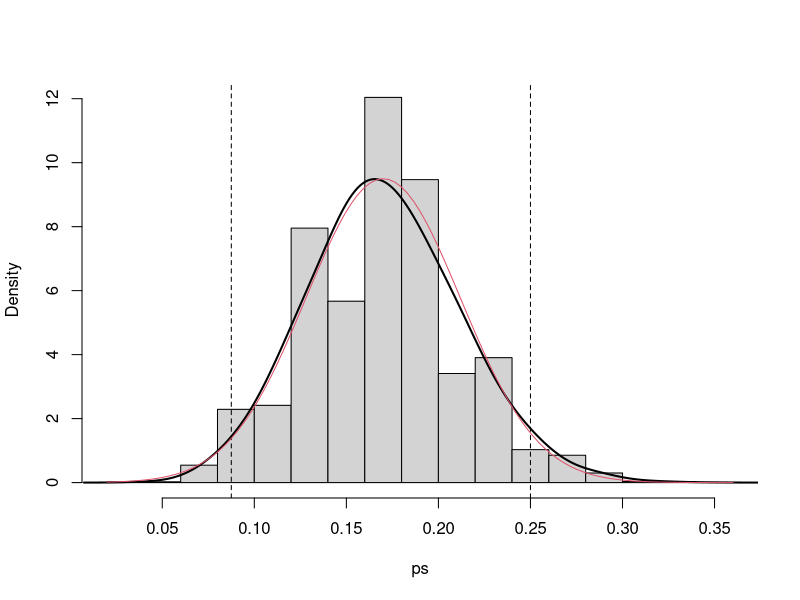
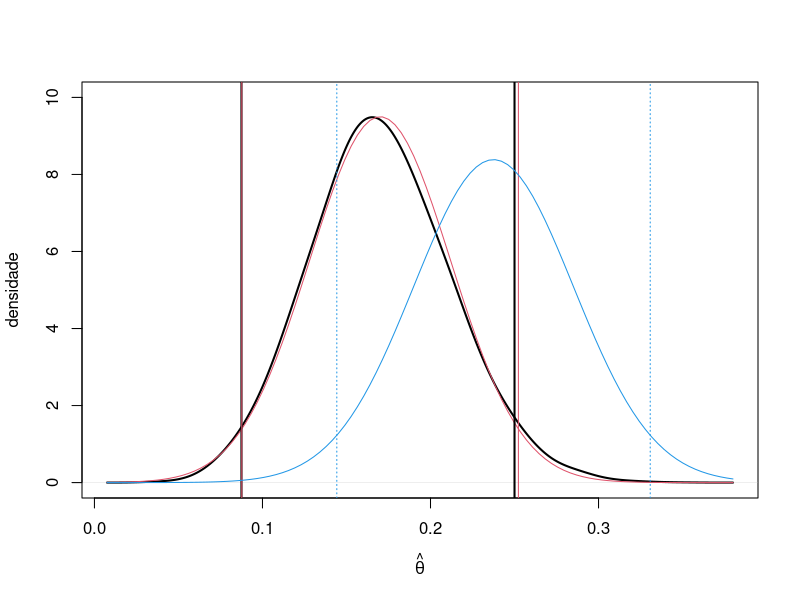
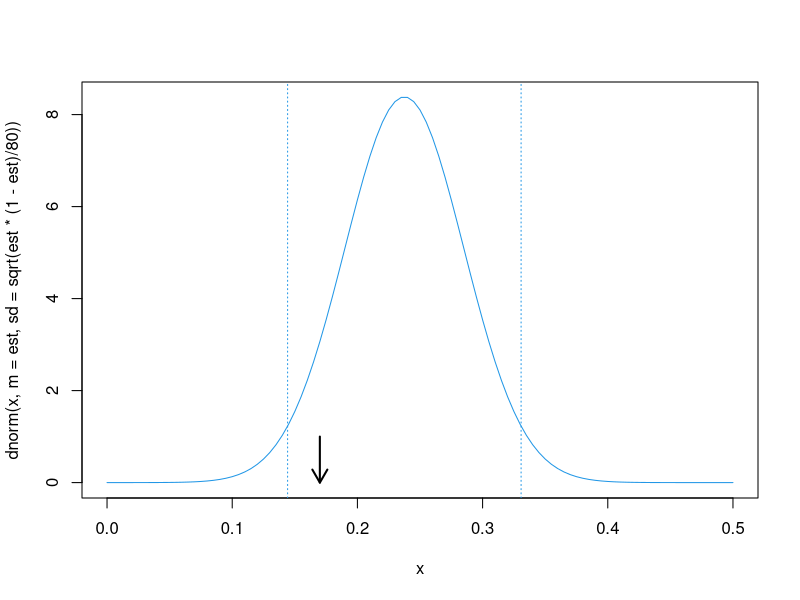
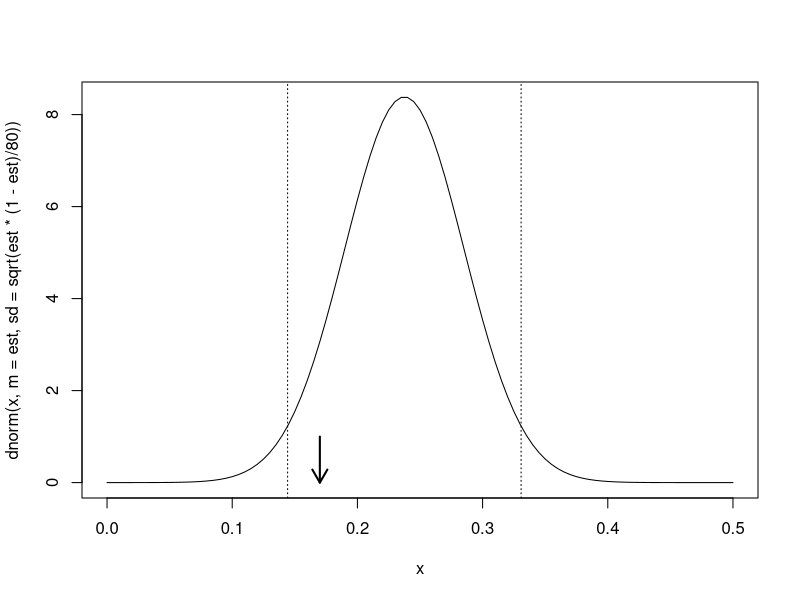
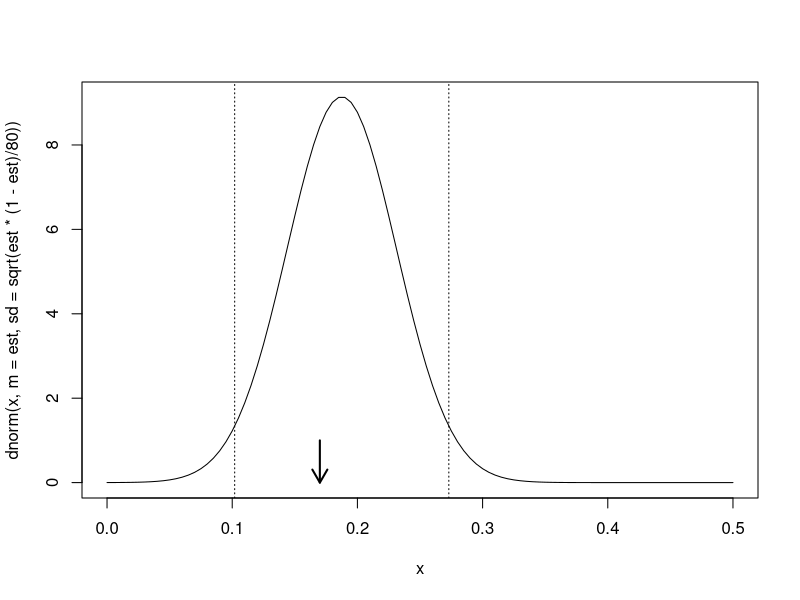
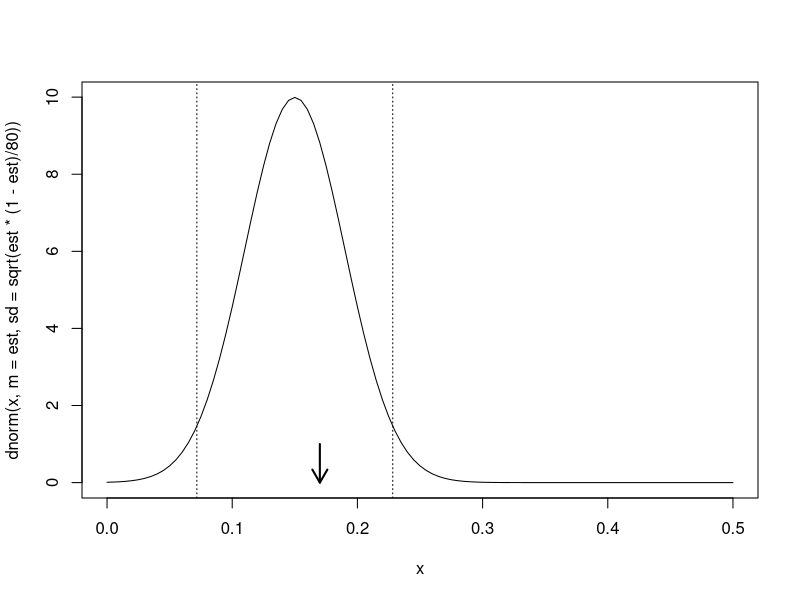
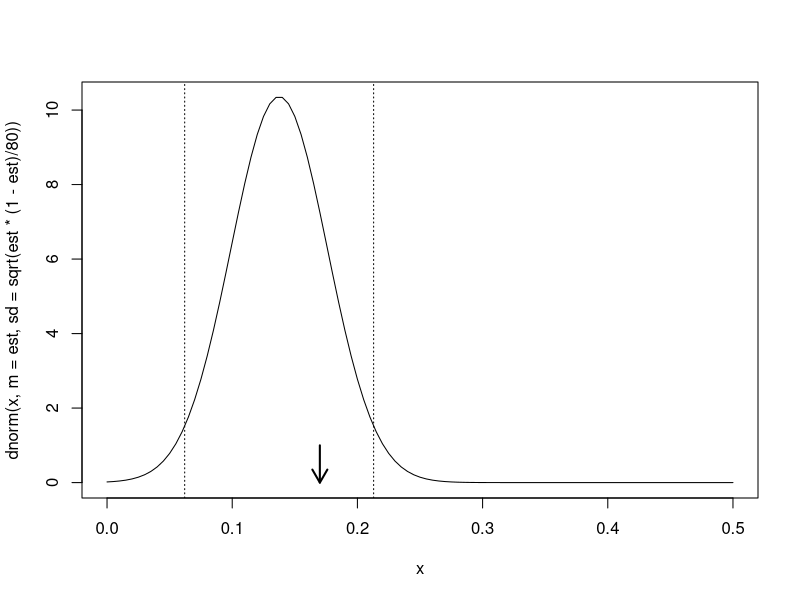
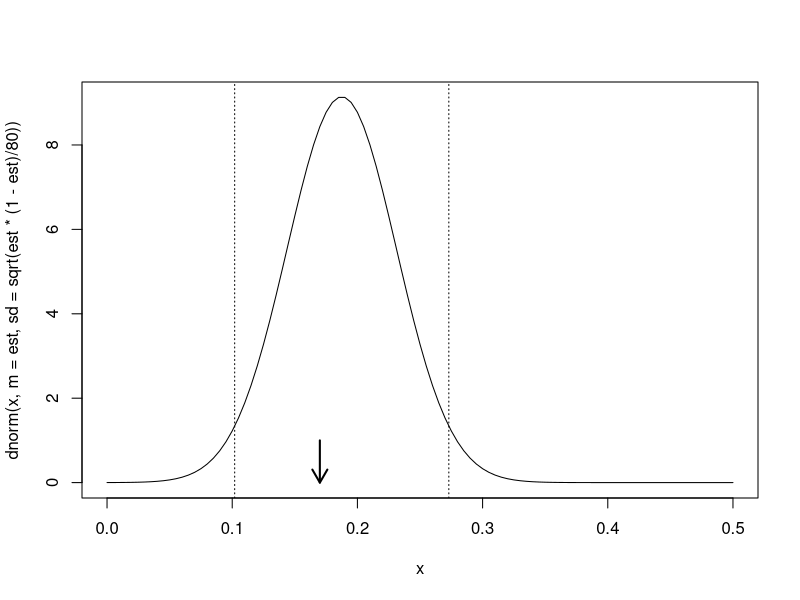

These figures' R source, in order:
##
## Inferência
## 

##
## Exemplo 1: amostra binomial
##

## Contexto: estimar a proporção $\theta$ de uma população que possui
##           determinado atributo
##
## Emulando "processo" (contexto) no computador
## sob o ponto de vista frequentista

## Geração (artificial) de uma população
th <- 0.17    ## supondo theta conhecido = 0,17

## para testar inicialmente uma pequena população de 100 indivíduos
(POP <- sample(c(0,1), 100, prob=c(1-th, th), rep=TRUE))

## agora sim uma população "grande" com 10 milhões de indivíduos 
set.seed(2019)
POP <- sample(c(0,1), 10000000, prob=c(1-th, th), rep=TRUE)

mean(POP)   ## só para conferir o valor do parâmetro na população...

##
## 1.1 Estimação e distribuição amostral
##

## tirando uma amostra de 80 indivíduos desta população ...
(AM1 <- sample(POP, 80))
## a partir desta amostra podemos estimar o parâmetro
(p1 <- mean(AM1))
## vemos que o valor obtido da amostra é diferente do populacional.

## Além disto ele vai variar de uma amostra para outra como vemos a seguir
## onde tomamos outras amostras de tamanho 80
(AM2 <- sample(POP, 80))
(p2 <- mean(AM2))

(AM3 <- sample(POP, 80))
(p3 <- mean(AM3))

(AM4 <- sample(POP, 80))
(p4 <- mean(AM4))

(AM5 <- sample(POP, 80))
(p5 <- mean(AM4))

(AM6 <- sample(POP, 80))
(p6 <- mean(AM4))

(AM7 <- sample(POP, 80))
(p7 <- mean(AM4))
### ... os seja as estimativas mudam (variam) de uma amostra para outra
### e de forma aleatória. Portanto o estimador (média dos dados o caso = proporção de 1's na amostra)
### As estimativas têm portanto uma distribuição que é chamada de "distribuição amostral" 

### Vamos então obter (nesta simulação computacional) a "distribuição amostral"
### Tomando então "um grande número" (10.000 aqui) de amostras
AMs <- matrix(sample(POP, 80*10000, rep=T), nrow=80)
dim(AMs)
### calculamos a estimativa (a proporção estimada) em cada uma das 10.000 amostras
ps <- apply(AMs, 2, mean)
### e vemos o comportamento das 10000 estimativas:
summary(ps)
hist(ps, prob=TRUE, main="")
lines(density(ps, bw=0.01), lwd=2)

## E podemos obter então várias quantidades de interesse como por exemplo os valores entre os quais estão
## uma determinada fração (95% por exemplo) das proporções obtidas 
abline(v=quantile(ps, prob=c(0.025, 0.975)), lty=2)

## Em certas categorias de problemas existe uma forma analítica (teórica) conhecida (exata ou aproximada)
## No exemplo as proporções seguem uma distribuição aproximadamente normal 
curve(dnorm(x, m=th, sd=sqrt(th*(1-th)/80)), add=T, col=2)

##
## 1.2 Intervalos de confiança
##
## "out of the box":
prop.test(sum(AM1), 80, correct=TRUE)
## mas de onde vem isto? Como interpretar?

## Intervalos de confiança obtidos pela distribuição amostral empírica (obtida por simulação) e teórica:
(ICemp <- quantile(ps, prob=c(0.025, 0.975)))
(ICteo <- qnorm(c(0.025, 0.975), m=th, sd=sqrt(th*(1-th)/80)))

## e os intervalos coincidem!
plot(density(ps, bw=0.01), lwd=2, main="", xlab=expression(hat(theta)), ylab="densidade", ylim=c(0,10))
curve(dnorm(x, m=th, sd=sqrt(th*(1-th)/80)), add=T, col=2)
abline(v=ICemp, lwd=2)
abline(v=ICteo, lty=1, col=2)

##
## OK até aqui,
## mas como saber se não temos as várias amostras da população, mas apenas uma delas?
##
## O problema é que não conhecemos $\theta$, então usando a distribuição "estimada" 
## vamos que ele pode "se desviar" da correta
##
est <- p1
curve(dnorm(x, m=est, sd=sqrt(est*(1-est)/80)), add=T, col=4)
ic <- est + c(-1, 1) * 1.96 * sqrt(est*(1-est)/80)
abline(v=ic, col=4, lty=3)
## ... e agora o intervalo é diferente dos anteriores

## mas como aqui sabemos o valor verdadeiro podemos ver se este valor está ou não no intervalo
curve(dnorm(x, m=est, sd=sqrt(est*(1-est)/80)), col=4, from=0, to=0.5)
abline(v=ic, col=4, lty=3)
arrows(th, 1, th, 0, length=0.15, lwd=2)

## Aqui entra o argumento é "sutil" que leva ao
## considere então onter o intervalo para várias amostras

## para facilitar vamos fazer uma função que obtém uma amostra, calcula o intervalo e adiciona ao gráfico
ic.f <- function(am, plot=FALSE, add=FALSE, ...){
    est <- mean(am)
    ic <- est + c(-1, 1) * 1.96 * sqrt(est*(1-est)/80)
    if(plot){
        curve(dnorm(x, m=est, sd=sqrt(est*(1-est)/80)), add=add, col=1, lty=1, from=0, to=0.5)
        abline(v=ic, ...)
        arrows(th, 1, th, 0, length=0.15, lwd=2)
    }
    return(ic)
}

## e vejamos os intervalos para algumas amostras:
ic.f(AM1, plot=TRUE, col=1, lty=3)
ic.f(AM2, plot=TRUE, col=1, lty=3)
ic.f(AM3, plot=TRUE, col=1, lty=3)
ic.f(AM4, plot=TRUE, col=1, lty=3)
ic.f(AM5, plot=TRUE, col=1, lty=3)
ic.f(AM6, plot=TRUE, col=1, lty=3)
ic.f(AM7, plot=TRUE, col=1, lty=3)

## agora para as milhares de amostras
ICs <- apply(AMs, 2, ic.f)
dim(ICs)
## vamos ver de 20 delas
ICs[, 1:20]
## e note que o intervalo de algumas  delas não contém o valor verdadeiro !!!
## na minha rodasa o 4o, 9o, 13o e 16o
ic.f(ICs[,4], plot=TRUE, col=1, lty=3)


## os intervalos "em geral" contém o valor verdadeiro, mas pode acontecer
## que para algumas amostras não contenha.
## Mais precisamente, a proporção que contém é o "nivel de confiança"
## que foi adotado para construir o intervalo (95%)

## Vamos verificar isto, calculando primeiro se o intervalo de cada amostra
## contém ou não o valor verdadeiro ($\theta=0,20$)

## segue uma função para verificar se o intervalo de cada amostra contém o valor verdadeiro ...
in.f <- function(x, val)
    return(val > x[1] & val < x[2])
## vamos ver para as 10 primeiras amostras
(apply(ICs[,1:20], 2, in.f, val=th))
mean(apply(ICs[,1:20], 2, in.f, val=th))
## e agora calculando a proporção de todas as milhares de amostras que contém o valor verdadeiro
mean(apply(ICs, 2, in.f, val=th))
## deveria ser 95\% ! (diferenças podem ser devido à aproximação e/ou número de simulações)

##
## 1.3 Teste de Hipótese
##

## Vamos considerar agora que há um interesse prático em saber se a proporção está
## acima de um valor de referência 0,20
## Formalmente temos um teste estatístico de hipóteses no qual
##     H_0 : p \leq 0,20 (p0)
##     H_a : p > 0,20  

## usando um procedimento "out of de box" implementado em uma função
prop.test(sum(AM1), 80, p=0.20, alt="greater", correct=FALSE)$conf.int
## mas de onde vem isto? Como interpretar?

p0 <- 0.20
## Inicialmente vamos ver o que ocorre nas milhares de amostras obtidas da população
## das quais extraímos a distribuição amostral empírica
plot(density(ps, bw=0.01), lwd=2, main="", xlab=expression(hat(theta)), ylab="densidade", ylim=c(0, 10))
mean(ps > p0)   ## proporção de amostras com p<0.20 mesmo geradas com theta=0,17 !!
abline(v=p0, lty=3)   

## se conhecessemos $\theta$ a distribuição amostral teórica seria:
curve(dnorm(x, m=th, sd=sqrt(th*(1-th)/80)), add=T, col=2)
1-pnorm(p0, m=th, sd=sqrt(th*(1-th)/80))

## ... mas o problema é que não conhecemos $\theta$,
## e tipícamente, só temos uma amostra...
## No contexto de teste de hipótese usamos a distribuição amostral "sob H_0"
## ou seja para $\theta$ dado pelo valor da hipótese nula
curve(dnorm(x, m=p0, sd=sqrt(p0*(1-p0)/80)), add=T, col=4)

## e vamos onde o valor obtido se posiciona nesta distribuição,
## ou seja, se ele é ou não compatível com a distribuição supondo H_0
(est <- p1) ## aqui p1 = 19/80 = 0.2375
abline(v=est, lty=3, col=4)
## a "compatibilidade" com a distribuição amostral sob $H_0$ é dada pela probabilidade
## (ou proporção) de valores mais extremos que observado,
## e este é o conceito de p-valor!
pnorm(est, m=p0, sd=sqrt(p0*(1-p0)/80), lower=F)

## Note a distinção da distribuição amostral e da distribuição amostal sob H_0 !

## Teste para proporção
sum(AM1)  ## supondo 19
prop.test(sum(AM1), 80, p=0.20, alt="greater", correct=FALSE)
## compare o p-valor da saída e função com a probabilidade calculada anteriormente!

##
## discussão a seguir é opcional
##

## Uma alternativa para teste de hipótese baseado na distribuição amostrar teórica:
## o teste aleatorizado : pode substitui a proporção amostral quando esta
## não é conhecida (ou adequada)
## Não é o caso deste exaemplo mas faremos ainda assim como ilustração

## O primeiro passo é obter a distribuição amostral empírica sob H_0
## simulando da mesmo forma que obtivemos sob o valor verdadeiro
## Simulando a população sob H_0
th0 <- p0             ## supondo $\theta$ definindo em H_0
POP0 <- sample(c(0,1), 10000000, prob=c((1-th0), th0), rep=TRUE)
mean(POP0)   ## só para conferir...

## Obtendo várias amostras (de mesmo tamanho dos dados) desta população 
AM0s <- matrix(sample(POP0, 80*100000, rep=T), nrow=80)
dim(AMs)
p0s <- apply(AM0s, 2, mean)
summary(p0s)
## histograma e densidade empirica das estmativas na amostra
## forneces a distribuição amostral empírica (por simulação)!!!
hist(p0s, prob=TRUE, main="")
lines(density(p0s, bw=0.01), lwd=2)

abline(v=sum(AM1)/80, lty=2, col=2)
(pvalor <- mean(p0s > sum(AM1)/80))  
text(0.25, 8, substitute(pvalor==p, list(p=pvalor)))
## a diferença para o p-valor obtido anteriormente pela distribuição teórica
## pode ser devida a:
## (i) os fato do resultado teórico ser aproximado
## (ii) variação devido à simulação (erro Monte Carlo)

